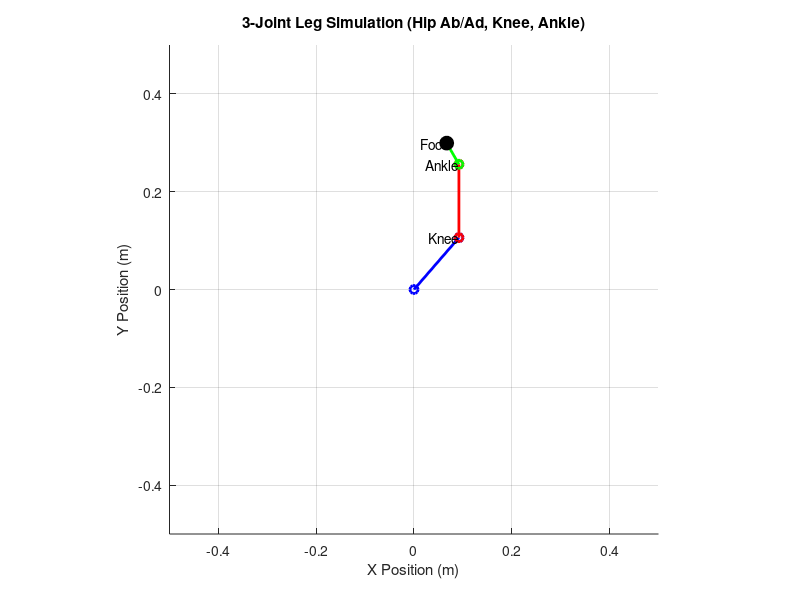

MATLAB code for this plot:
% MATLAB Code for Simulating a 3-Joint Leg with Hip Ab/Ad, Knee, and Ankle Joints
clc;
clear;

% Leg Segment Lengths (in meters)
L1 = 0.15;  % Length of upper leg (hip to knee)
L2 = 0.15;  % Length of lower leg (knee to ankle)
L3 = 0.05;  % Length of foot (ankle to ground/spherical head)

% Joint angles (in radians)
% Hip abduction/adduction angles (side-to-side movement)
theta_ab_ad = linspace(-pi/6, pi/6, 100);  % From -30 to 30 degrees

% Hip flexion/extension angles (forward/backward movement)
theta_hip = linspace(0, pi/4, 100);  % From 0 to 45 degrees

% Knee joint angles (flexion)
theta_knee = linspace(0, pi/4, 100);  % From 0 to 45 degrees

% Ankle joint angles
theta_ankle = linspace(0, pi/6, 100);  % From 0 to 30 degrees

% Duration for the simulation (in seconds)
simulation_time = 7;  % Simulate for 7 seconds
frames = length(theta_hip);  % Number of frames
time_per_frame = simulation_time / frames;  % Time per frame

% Initialize figure for visualization
figure;
axis equal;
xlim([-0.5 0.5]);
ylim([-0.5 0.5]);
grid on;
title('3-Joint Leg Simulation (Hip Ab/Ad, Knee, Ankle)');
xlabel('X Position (m)');
ylabel('Y Position (m)');

% Loop through the angles to simulate the leg movement for 7 seconds
for i = 1:frames
    % Hip ab/adduction transformation (side-to-side)
    x0 = 0;
    y0 = 0;  % Starting position (hip joint)

    % Upper leg position (hip to knee)
    x1 = L1 * cos(theta_hip(i)) * cos(theta_ab_ad(i));
    y1 = L1 * sin(theta_hip(i));

    % Lower leg position (knee to ankle)
    x2 = x1 + L2 * cos(theta_hip(i) + theta_knee(i));
    y2 = y1 + L2 * sin(theta_hip(i) + theta_knee(i));

    % Foot position (ankle to ground)
    x3 = x2 + L3 * cos(theta_hip(i) + theta_knee(i) + theta_ankle(i));
    y3 = y2 + L3 * sin(theta_hip(i) + theta_knee(i) + theta_ankle(i));

    % Clear plot for each frame
    cla;

    % Plot the leg segments
    hold on;
    plot([x0, x1], [y0, y1], 'b-o', 'LineWidth', 2);  % Hip to Knee
    plot([x1, x2], [y1, y2], 'r-o', 'LineWidth', 2);  % Knee to Ankle
    plot([x2, x3], [y2, y3], 'g-o', 'LineWidth', 2);  % Ankle to Foot
    plot(x3, y3, 'ko', 'MarkerSize', 10, 'MarkerFaceColor', 'k');  % Foot position

    % Plot labels
    text(x1, y1, 'Knee', 'HorizontalAlignment', 'right');
    text(x2, y2, 'Ankle', 'HorizontalAlignment', 'right');
    text(x3, y3, 'Foot', 'HorizontalAlignment', 'right');

    % Pause to visualize motion
    pause(time_per_frame);  % Pause based on time per frame to achieve 7 seconds simulation
end
